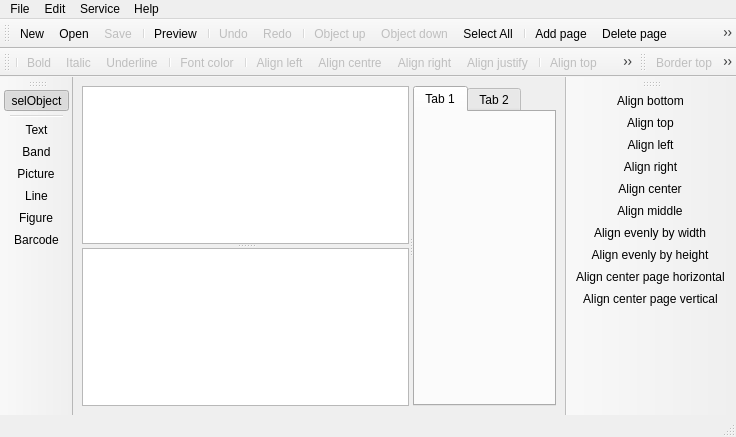
<?xml version="1.0" encoding="UTF-8"?>
<ui version="4.0">
 <class>QASRepDesigner</class>
 <widget class="QMainWindow" name="QASRepDesigner">
  <property name="geometry">
   <rect>
    <x>0</x>
    <y>0</y>
    <width>736</width>
    <height>437</height>
   </rect>
  </property>
  <property name="windowTitle">
   <string>Report Designer</string>
  </property>
  <property name="locale">
   <locale language="Russian" country="Ukraine"/>
  </property>
  <widget class="QWidget" name="centralwidget">
   <layout class="QGridLayout" name="gridLayout">
    <item row="0" column="0">
     <widget class="QSplitter" name="splitterGen">
      <property name="orientation">
       <enum>Qt::Horizontal</enum>
      </property>
      <widget class="QSplitter" name="splitter">
       <property name="maximumSize">
        <size>
         <width>16777215</width>
         <height>16777215</height>
        </size>
       </property>
       <property name="orientation">
        <enum>Qt::Vertical</enum>
       </property>
       <widget class="QTreeView" name="treeObjects">
        <property name="minimumSize">
         <size>
          <width>0</width>
          <height>0</height>
         </size>
        </property>
        <property name="editTriggers">
         <set>QAbstractItemView::NoEditTriggers</set>
        </property>
        <property name="selectionBehavior">
         <enum>QAbstractItemView::SelectItems</enum>
        </property>
        <property name="autoExpandDelay">
         <number>0</number>
        </property>
        <property name="itemsExpandable">
         <bool>true</bool>
        </property>
        <property name="expandsOnDoubleClick">
         <bool>false</bool>
        </property>
        <attribute name="headerVisible">
         <bool>false</bool>
        </attribute>
       </widget>
       <widget class="QTreeView" name="propView">
        <property name="focusPolicy">
         <enum>Qt::ClickFocus</enum>
        </property>
        <property name="editTriggers">
         <set>QAbstractItemView::CurrentChanged|QAbstractItemView::EditKeyPressed</set>
        </property>
        <property name="alternatingRowColors">
         <bool>true</bool>
        </property>
       </widget>
      </widget>
      <widget class="QTabWidget" name="tabWidget">
       <property name="cursor">
        <cursorShape>ArrowCursor</cursorShape>
       </property>
       <property name="currentIndex">
        <number>0</number>
       </property>
       <widget class="QWidget" name="tab">
        <attribute name="title">
         <string>Tab 1</string>
        </attribute>
       </widget>
       <widget class="QWidget" name="tab_2">
        <attribute name="title">
         <string>Tab 2</string>
        </attribute>
       </widget>
      </widget>
     </widget>
    </item>
   </layout>
  </widget>
  <widget class="QMenuBar" name="menubar">
   <property name="geometry">
    <rect>
     <x>0</x>
     <y>0</y>
     <width>736</width>
     <height>21</height>
    </rect>
   </property>
   <widget class="QMenu" name="menuFile">
    <property name="title">
     <string>File</string>
    </property>
    <addaction name="actionNew"/>
    <addaction name="actionOpen"/>
    <addaction name="actionSave"/>
    <addaction name="actionSave_as"/>
    <addaction name="separator"/>
    <addaction name="actionList_of_variables"/>
    <addaction name="actionReport_parametres"/>
    <addaction name="actionPage_parametres"/>
    <addaction name="actionPreview"/>
    <addaction name="separator"/>
    <addaction name="actionClose"/>
   </widget>
   <widget class="QMenu" name="menuEdit">
    <property name="title">
     <string>Edit</string>
    </property>
    <addaction name="actionUndo"/>
    <addaction name="actionRedo"/>
    <addaction name="separator"/>
    <addaction name="actionCut"/>
    <addaction name="actionCopy"/>
    <addaction name="actionPast"/>
    <addaction name="actionDelete"/>
    <addaction name="actionSelect_All"/>
    <addaction name="separator"/>
    <addaction name="actionAdd_page"/>
    <addaction name="actionDelete_page"/>
    <addaction name="separator"/>
    <addaction name="actionObject_up"/>
    <addaction name="actionObject_down"/>
   </widget>
   <widget class="QMenu" name="menuService">
    <property name="title">
     <string>Service</string>
    </property>
    <widget class="QMenu" name="menuPanels">
     <property name="title">
      <string>Panels</string>
     </property>
     <addaction name="actionStandart"/>
     <addaction name="actionText_2"/>
     <addaction name="actionBorders"/>
     <addaction name="actionObjects"/>
     <addaction name="actionAlignment"/>
    </widget>
    <addaction name="menuPanels"/>
    <addaction name="separator"/>
    <addaction name="actionSettings"/>
   </widget>
   <widget class="QMenu" name="menu">
    <property name="title">
     <string>Help</string>
    </property>
    <addaction name="actionHelp"/>
    <addaction name="separator"/>
    <addaction name="actionAbout"/>
   </widget>
   <addaction name="menuFile"/>
   <addaction name="menuEdit"/>
   <addaction name="menuService"/>
   <addaction name="menu"/>
  </widget>
  <widget class="QStatusBar" name="statusbar"/>
  <widget class="QToolBar" name="toolBarMain">
   <property name="windowTitle">
    <string>toolBar</string>
   </property>
   <attribute name="toolBarArea">
    <enum>TopToolBarArea</enum>
   </attribute>
   <attribute name="toolBarBreak">
    <bool>false</bool>
   </attribute>
   <addaction name="actionNew"/>
   <addaction name="actionOpen"/>
   <addaction name="actionSave"/>
   <addaction name="separator"/>
   <addaction name="actionPreview"/>
   <addaction name="separator"/>
   <addaction name="actionUndo"/>
   <addaction name="actionRedo"/>
   <addaction name="separator"/>
   <addaction name="actionObject_up"/>
   <addaction name="actionObject_down"/>
   <addaction name="actionSelect_All"/>
   <addaction name="separator"/>
   <addaction name="actionAdd_page"/>
   <addaction name="actionDelete_page"/>
   <addaction name="actionPage_parametres"/>
   <addaction name="separator"/>
   <addaction name="actionHelp"/>
   <addaction name="separator"/>
   <addaction name="actionSave_and_close"/>
  </widget>
  <widget class="QToolBar" name="toolBarControls">
   <property name="windowTitle">
    <string>toolBar_2</string>
   </property>
   <attribute name="toolBarArea">
    <enum>LeftToolBarArea</enum>
   </attribute>
   <attribute name="toolBarBreak">
    <bool>false</bool>
   </attribute>
   <addaction name="actionSelObject"/>
   <addaction name="separator"/>
   <addaction name="actionText"/>
   <addaction name="actionBand"/>
   <addaction name="actionPicture"/>
   <addaction name="actionLine"/>
   <addaction name="actionFigure"/>
   <addaction name="actionBarcode"/>
  </widget>
  <widget class="QToolBar" name="toolBarAlign">
   <property name="windowTitle">
    <string>toolBar_2</string>
   </property>
   <attribute name="toolBarArea">
    <enum>RightToolBarArea</enum>
   </attribute>
   <attribute name="toolBarBreak">
    <bool>false</bool>
   </attribute>
   <addaction name="actionAlign_bottom"/>
   <addaction name="actionAlign_top"/>
   <addaction name="actionAlign_left"/>
   <addaction name="actionAlign_right"/>
   <addaction name="actionAlign_center"/>
   <addaction name="actionAlign_middle"/>
   <addaction name="actionAlign_center_horizontal"/>
   <addaction name="actionAlign_center_vertical"/>
   <addaction name="actionAlign_center_page_horizontal"/>
   <addaction name="actionAlign_by_center_page_vertical"/>
  </widget>
  <widget class="QToolBar" name="toolBarFont">
   <property name="windowTitle">
    <string>toolBar_3</string>
   </property>
   <attribute name="toolBarArea">
    <enum>TopToolBarArea</enum>
   </attribute>
   <attribute name="toolBarBreak">
    <bool>true</bool>
   </attribute>
   <addaction name="separator"/>
   <addaction name="actionBold"/>
   <addaction name="actionItalic"/>
   <addaction name="actionUnderline"/>
   <addaction name="separator"/>
   <addaction name="actionFont_color"/>
   <addaction name="separator"/>
   <addaction name="actionAlign_left_2"/>
   <addaction name="actionAlign_centre"/>
   <addaction name="actionAlign_right_2"/>
   <addaction name="actionAlign_justify"/>
   <addaction name="separator"/>
   <addaction name="actionAlign_top_2"/>
   <addaction name="actionAlign_center_2"/>
   <addaction name="actionAlign_bottom_2"/>
   <addaction name="separator"/>
   <addaction name="actionVerttext"/>
  </widget>
  <widget class="QToolBar" name="toolBarBorder">
   <property name="windowTitle">
    <string>toolBar</string>
   </property>
   <attribute name="toolBarArea">
    <enum>TopToolBarArea</enum>
   </attribute>
   <attribute name="toolBarBreak">
    <bool>false</bool>
   </attribute>
   <addaction name="actionBorder_top"/>
   <addaction name="actionBorder_left"/>
   <addaction name="actionBorder_right"/>
   <addaction name="actionBorder_bottom"/>
   <addaction name="actionBorder_all"/>
   <addaction name="actionBorder_free"/>
   <addaction name="separator"/>
   <addaction name="actionBack_color"/>
   <addaction name="actionLine_color"/>
   <addaction name="actionStyle_line"/>
  </widget>
  <action name="actionNew">
   <property name="icon">
    <iconset resource="images.qrc">
     <normaloff>:/new/designer/images/new.png</normaloff>:/new/designer/images/new.png</iconset>
   </property>
   <property name="text">
    <string>New...</string>
   </property>
   <property name="shortcut">
    <string>Ctrl+N</string>
   </property>
  </action>
  <action name="actionOpen">
   <property name="icon">
    <iconset resource="images.qrc">
     <normaloff>:/new/designer/images/open.png</normaloff>:/new/designer/images/open.png</iconset>
   </property>
   <property name="text">
    <string>Open...</string>
   </property>
   <property name="shortcut">
    <string>Ctrl+O</string>
   </property>
  </action>
  <action name="actionSave">
   <property name="enabled">
    <bool>false</bool>
   </property>
   <property name="icon">
    <iconset resource="images.qrc">
     <normaloff>:/new/designer/images/save.png</normaloff>:/new/designer/images/save.png</iconset>
   </property>
   <property name="text">
    <string>Save</string>
   </property>
   <property name="shortcut">
    <string>Ctrl+S</string>
   </property>
  </action>
  <action name="actionSave_as">
   <property name="text">
    <string>Save as...</string>
   </property>
  </action>
  <action name="actionList_of_variables">
   <property name="text">
    <string>List of variables...</string>
   </property>
  </action>
  <action name="actionReport_parametres">
   <property name="text">
    <string>Report parametres...</string>
   </property>
   <property name="visible">
    <bool>false</bool>
   </property>
  </action>
  <action name="actionPage_parametres">
   <property name="icon">
    <iconset resource="images.qrc">
     <normaloff>:/new/designer/images/Page Setup.png</normaloff>:/new/designer/images/Page Setup.png</iconset>
   </property>
   <property name="text">
    <string>Pages  parametres...</string>
   </property>
  </action>
  <action name="actionPreview">
   <property name="icon">
    <iconset resource="images.qrc">
     <normaloff>:/new/designer/images/Print Preview.png</normaloff>:/new/designer/images/Print Preview.png</iconset>
   </property>
   <property name="text">
    <string>Preview...</string>
   </property>
   <property name="shortcut">
    <string>Ctrl+P</string>
   </property>
  </action>
  <action name="actionClose">
   <property name="text">
    <string>Close</string>
   </property>
  </action>
  <action name="actionUndo">
   <property name="enabled">
    <bool>false</bool>
   </property>
   <property name="icon">
    <iconset resource="images.qrc">
     <normaloff>:/new/designer/images/Undo.png</normaloff>:/new/designer/images/Undo.png</iconset>
   </property>
   <property name="text">
    <string>Undo</string>
   </property>
   <property name="shortcut">
    <string>Ctrl+Z</string>
   </property>
  </action>
  <action name="actionRedo">
   <property name="enabled">
    <bool>false</bool>
   </property>
   <property name="icon">
    <iconset resource="images.qrc">
     <normaloff>:/new/designer/images/Redo.png</normaloff>:/new/designer/images/Redo.png</iconset>
   </property>
   <property name="text">
    <string>Redo</string>
   </property>
   <property name="shortcut">
    <string>Ctrl+Y</string>
   </property>
  </action>
  <action name="actionCut">
   <property name="enabled">
    <bool>false</bool>
   </property>
   <property name="icon">
    <iconset resource="images.qrc">
     <normaloff>:/new/designer/images/CUT.png</normaloff>:/new/designer/images/CUT.png</iconset>
   </property>
   <property name="text">
    <string>Cut</string>
   </property>
   <property name="shortcut">
    <string>Ctrl+X</string>
   </property>
  </action>
  <action name="actionCopy">
   <property name="enabled">
    <bool>false</bool>
   </property>
   <property name="icon">
    <iconset resource="images.qrc">
     <normaloff>:/new/designer/images/COPY.png</normaloff>:/new/designer/images/COPY.png</iconset>
   </property>
   <property name="text">
    <string>Copy</string>
   </property>
   <property name="shortcut">
    <string>Ctrl+C</string>
   </property>
  </action>
  <action name="actionPast">
   <property name="icon">
    <iconset resource="images.qrc">
     <normaloff>:/new/designer/images/paste.png</normaloff>:/new/designer/images/paste.png</iconset>
   </property>
   <property name="text">
    <string>Past</string>
   </property>
   <property name="shortcut">
    <string>Ctrl+V</string>
   </property>
  </action>
  <action name="actionDelete">
   <property name="enabled">
    <bool>false</bool>
   </property>
   <property name="text">
    <string>Delete</string>
   </property>
   <property name="shortcut">
    <string>Del</string>
   </property>
  </action>
  <action name="actionSelect_All">
   <property name="icon">
    <iconset resource="images.qrc">
     <normaloff>:/new/designer/images/selectall.png</normaloff>:/new/designer/images/selectall.png</iconset>
   </property>
   <property name="text">
    <string>Select All</string>
   </property>
   <property name="shortcut">
    <string>Ctrl+A</string>
   </property>
  </action>
  <action name="actionAdd_page">
   <property name="icon">
    <iconset resource="images.qrc">
     <normaloff>:/new/designer/images/New page.png</normaloff>:/new/designer/images/New page.png</iconset>
   </property>
   <property name="text">
    <string>Add page</string>
   </property>
  </action>
  <action name="actionDelete_page">
   <property name="icon">
    <iconset resource="images.qrc">
     <normaloff>:/new/designer/images/del page.png</normaloff>:/new/designer/images/del page.png</iconset>
   </property>
   <property name="text">
    <string>Delete page</string>
   </property>
  </action>
  <action name="actionObject_up">
   <property name="enabled">
    <bool>false</bool>
   </property>
   <property name="icon">
    <iconset resource="images.qrc">
     <normaloff>:/new/designer/images/bringtofront.png</normaloff>:/new/designer/images/bringtofront.png</iconset>
   </property>
   <property name="text">
    <string>Object up</string>
   </property>
   <property name="toolTip">
    <string>Bring to front</string>
   </property>
  </action>
  <action name="actionObject_down">
   <property name="enabled">
    <bool>false</bool>
   </property>
   <property name="icon">
    <iconset resource="images.qrc">
     <normaloff>:/new/designer/images/bringtoback.png</normaloff>:/new/designer/images/bringtoback.png</iconset>
   </property>
   <property name="text">
    <string>Object down</string>
   </property>
   <property name="toolTip">
    <string>Bring to back</string>
   </property>
  </action>
  <action name="actionSettings">
   <property name="text">
    <string>Settings</string>
   </property>
  </action>
  <action name="actionHelp">
   <property name="icon">
    <iconset resource="images.qrc">
     <normaloff>:/new/designer/images/Help.png</normaloff>:/new/designer/images/Help.png</iconset>
   </property>
   <property name="text">
    <string>Help</string>
   </property>
   <property name="shortcut">
    <string>F1</string>
   </property>
  </action>
  <action name="actionAbout">
   <property name="text">
    <string>About</string>
   </property>
  </action>
  <action name="actionSave_and_close">
   <property name="icon">
    <iconset resource="images.qrc">
     <normaloff>:/new/designer/images/close.png</normaloff>:/new/designer/images/close.png</iconset>
   </property>
   <property name="text">
    <string>Save and close</string>
   </property>
   <property name="toolTip">
    <string>Save and close</string>
   </property>
  </action>
  <action name="actionText">
   <property name="checkable">
    <bool>true</bool>
   </property>
   <property name="checked">
    <bool>false</bool>
   </property>
   <property name="icon">
    <iconset resource="images.qrc">
     <normaloff>:/new/designer/images/text.png</normaloff>:/new/designer/images/text.png</iconset>
   </property>
   <property name="text">
    <string>Text</string>
   </property>
   <property name="toolTip">
    <string>Insert text</string>
   </property>
  </action>
  <action name="actionBand">
   <property name="checkable">
    <bool>true</bool>
   </property>
   <property name="icon">
    <iconset resource="images.qrc">
     <normaloff>:/new/designer/images/band.png</normaloff>:/new/designer/images/band.png</iconset>
   </property>
   <property name="text">
    <string>Band</string>
   </property>
   <property name="toolTip">
    <string>Insert band</string>
   </property>
  </action>
  <action name="actionPicture">
   <property name="checkable">
    <bool>true</bool>
   </property>
   <property name="icon">
    <iconset resource="images.qrc">
     <normaloff>:/new/designer/images/image.png</normaloff>:/new/designer/images/image.png</iconset>
   </property>
   <property name="text">
    <string>Picture</string>
   </property>
   <property name="toolTip">
    <string>Insert picture</string>
   </property>
  </action>
  <action name="actionLine">
   <property name="checkable">
    <bool>true</bool>
   </property>
   <property name="icon">
    <iconset resource="images.qrc">
     <normaloff>:/new/designer/images/Line.png</normaloff>:/new/designer/images/Line.png</iconset>
   </property>
   <property name="text">
    <string>Line</string>
   </property>
   <property name="toolTip">
    <string>Draw line</string>
   </property>
  </action>
  <action name="actionFigure">
   <property name="checkable">
    <bool>true</bool>
   </property>
   <property name="icon">
    <iconset resource="images.qrc">
     <normaloff>:/new/designer/images/figure.png</normaloff>:/new/designer/images/figure.png</iconset>
   </property>
   <property name="text">
    <string>Figure</string>
   </property>
   <property name="toolTip">
    <string>Draw figure</string>
   </property>
  </action>
  <action name="actionSelObject">
   <property name="checkable">
    <bool>true</bool>
   </property>
   <property name="checked">
    <bool>true</bool>
   </property>
   <property name="icon">
    <iconset resource="images.qrc">
     <normaloff>:/new/designer/images/cursor.png</normaloff>:/new/designer/images/cursor.png</iconset>
   </property>
   <property name="text">
    <string>selObject</string>
   </property>
   <property name="toolTip">
    <string>Select object</string>
   </property>
  </action>
  <action name="actionAlign_bottom">
   <property name="icon">
    <iconset resource="images.qrc">
     <normaloff>:/new/designer/images/shape_align_bottom.png</normaloff>:/new/designer/images/shape_align_bottom.png</iconset>
   </property>
   <property name="text">
    <string>Align bottom</string>
   </property>
  </action>
  <action name="actionAlign_top">
   <property name="icon">
    <iconset resource="images.qrc">
     <normaloff>:/new/designer/images/shape_align_top.png</normaloff>:/new/designer/images/shape_align_top.png</iconset>
   </property>
   <property name="text">
    <string>Align top</string>
   </property>
  </action>
  <action name="actionAlign_left">
   <property name="icon">
    <iconset resource="images.qrc">
     <normaloff>:/new/designer/images/shape_align_left.png</normaloff>:/new/designer/images/shape_align_left.png</iconset>
   </property>
   <property name="text">
    <string>Align left</string>
   </property>
  </action>
  <action name="actionAlign_right">
   <property name="icon">
    <iconset resource="images.qrc">
     <normaloff>:/new/designer/images/shape_align_right.png</normaloff>:/new/designer/images/shape_align_right.png</iconset>
   </property>
   <property name="text">
    <string>Align right</string>
   </property>
  </action>
  <action name="actionAlign_center">
   <property name="icon">
    <iconset resource="images.qrc">
     <normaloff>:/new/designer/images/shape_align_center.png</normaloff>:/new/designer/images/shape_align_center.png</iconset>
   </property>
   <property name="text">
    <string>Align center</string>
   </property>
  </action>
  <action name="actionAlign_middle">
   <property name="icon">
    <iconset resource="images.qrc">
     <normaloff>:/new/designer/images/shape_align_middle.png</normaloff>:/new/designer/images/shape_align_middle.png</iconset>
   </property>
   <property name="text">
    <string>Align middle</string>
   </property>
  </action>
  <action name="actionAlign_center_horizontal">
   <property name="icon">
    <iconset resource="images.qrc">
     <normaloff>:/new/designer/images/shape_align_hor_same.png</normaloff>:/new/designer/images/shape_align_hor_same.png</iconset>
   </property>
   <property name="text">
    <string>Align evenly by width</string>
   </property>
  </action>
  <action name="actionAlign_center_vertical">
   <property name="icon">
    <iconset resource="images.qrc">
     <normaloff>:/new/designer/images/shape_align_ver_same.png</normaloff>:/new/designer/images/shape_align_ver_same.png</iconset>
   </property>
   <property name="text">
    <string>Align evenly by height</string>
   </property>
  </action>
  <action name="actionAlign_center_page_horizontal">
   <property name="icon">
    <iconset resource="images.qrc">
     <normaloff>:/new/designer/images/shape_align_center_page_hor.png</normaloff>:/new/designer/images/shape_align_center_page_hor.png</iconset>
   </property>
   <property name="text">
    <string>Align center page horizontal</string>
   </property>
  </action>
  <action name="actionAlign_by_center_page_vertical">
   <property name="icon">
    <iconset resource="images.qrc">
     <normaloff>:/new/designer/images/shape_align_center_page_ver.png</normaloff>:/new/designer/images/shape_align_center_page_ver.png</iconset>
   </property>
   <property name="text">
    <string>Align center page vertical</string>
   </property>
  </action>
  <action name="actionBold">
   <property name="checkable">
    <bool>true</bool>
   </property>
   <property name="enabled">
    <bool>false</bool>
   </property>
   <property name="icon">
    <iconset resource="images.qrc">
     <normaloff>:/new/designer/images/bold.png</normaloff>:/new/designer/images/bold.png</iconset>
   </property>
   <property name="text">
    <string>Bold</string>
   </property>
   <property name="toolTip">
    <string>Bold</string>
   </property>
  </action>
  <action name="actionItalic">
   <property name="checkable">
    <bool>true</bool>
   </property>
   <property name="enabled">
    <bool>false</bool>
   </property>
   <property name="icon">
    <iconset resource="images.qrc">
     <normaloff>:/new/designer/images/Italic.png</normaloff>:/new/designer/images/Italic.png</iconset>
   </property>
   <property name="text">
    <string>Italic</string>
   </property>
   <property name="toolTip">
    <string>Italic</string>
   </property>
  </action>
  <action name="actionUnderline">
   <property name="checkable">
    <bool>true</bool>
   </property>
   <property name="enabled">
    <bool>false</bool>
   </property>
   <property name="icon">
    <iconset resource="images.qrc">
     <normaloff>:/new/designer/images/underline.png</normaloff>:/new/designer/images/underline.png</iconset>
   </property>
   <property name="text">
    <string>Underline</string>
   </property>
   <property name="toolTip">
    <string>Underline</string>
   </property>
  </action>
  <action name="actionFont_color">
   <property name="enabled">
    <bool>false</bool>
   </property>
   <property name="icon">
    <iconset resource="images.qrc">
     <normaloff>:/new/designer/images/Text color.png</normaloff>:/new/designer/images/Text color.png</iconset>
   </property>
   <property name="text">
    <string>Font color</string>
   </property>
   <property name="toolTip">
    <string>Font color</string>
   </property>
  </action>
  <action name="actionAlign_left_2">
   <property name="checkable">
    <bool>true</bool>
   </property>
   <property name="enabled">
    <bool>false</bool>
   </property>
   <property name="icon">
    <iconset resource="images.qrc">
     <normaloff>:/new/designer/images/alignH_left.png</normaloff>:/new/designer/images/alignH_left.png</iconset>
   </property>
   <property name="text">
    <string>Align left</string>
   </property>
   <property name="toolTip">
    <string>Align left</string>
   </property>
  </action>
  <action name="actionAlign_centre">
   <property name="checkable">
    <bool>true</bool>
   </property>
   <property name="enabled">
    <bool>false</bool>
   </property>
   <property name="icon">
    <iconset resource="images.qrc">
     <normaloff>:/new/designer/images/alignH_centre.png</normaloff>:/new/designer/images/alignH_centre.png</iconset>
   </property>
   <property name="text">
    <string>Align centre</string>
   </property>
   <property name="toolTip">
    <string>Align centre</string>
   </property>
  </action>
  <action name="actionAlign_right_2">
   <property name="checkable">
    <bool>true</bool>
   </property>
   <property name="enabled">
    <bool>false</bool>
   </property>
   <property name="icon">
    <iconset resource="images.qrc">
     <normaloff>:/new/designer/images/alignH_right.png</normaloff>:/new/designer/images/alignH_right.png</iconset>
   </property>
   <property name="text">
    <string>Align right</string>
   </property>
   <property name="toolTip">
    <string>Align right</string>
   </property>
  </action>
  <action name="actionAlign_justify">
   <property name="checkable">
    <bool>true</bool>
   </property>
   <property name="enabled">
    <bool>false</bool>
   </property>
   <property name="icon">
    <iconset resource="images.qrc">
     <normaloff>:/new/designer/images/alignH_justify.png</normaloff>:/new/designer/images/alignH_justify.png</iconset>
   </property>
   <property name="text">
    <string>Align justify</string>
   </property>
   <property name="toolTip">
    <string>Align justify</string>
   </property>
  </action>
  <action name="actionAlign_top_2">
   <property name="checkable">
    <bool>true</bool>
   </property>
   <property name="enabled">
    <bool>false</bool>
   </property>
   <property name="icon">
    <iconset resource="images.qrc">
     <normaloff>:/new/designer/images/align top.png</normaloff>:/new/designer/images/align top.png</iconset>
   </property>
   <property name="text">
    <string>Align top</string>
   </property>
   <property name="toolTip">
    <string>Align top</string>
   </property>
  </action>
  <action name="actionAlign_bottom_2">
   <property name="checkable">
    <bool>true</bool>
   </property>
   <property name="enabled">
    <bool>false</bool>
   </property>
   <property name="icon">
    <iconset resource="images.qrc">
     <normaloff>:/new/designer/images/align bottom.png</normaloff>:/new/designer/images/align bottom.png</iconset>
   </property>
   <property name="text">
    <string>Align bottom</string>
   </property>
   <property name="toolTip">
    <string>Align bottom</string>
   </property>
  </action>
  <action name="actionAlign_center_2">
   <property name="checkable">
    <bool>true</bool>
   </property>
   <property name="enabled">
    <bool>false</bool>
   </property>
   <property name="icon">
    <iconset resource="images.qrc">
     <normaloff>:/new/designer/images/align centr.png</normaloff>:/new/designer/images/align centr.png</iconset>
   </property>
   <property name="text">
    <string>Align center</string>
   </property>
  </action>
  <action name="actionBack_color">
   <property name="enabled">
    <bool>false</bool>
   </property>
   <property name="icon">
    <iconset resource="images.qrc">
     <normaloff>:/new/designer/images/back color.png</normaloff>:/new/designer/images/back color.png</iconset>
   </property>
   <property name="text">
    <string>Back color</string>
   </property>
   <property name="toolTip">
    <string>Back color</string>
   </property>
  </action>
  <action name="actionLine_color">
   <property name="enabled">
    <bool>false</bool>
   </property>
   <property name="icon">
    <iconset resource="images.qrc">
     <normaloff>:/new/designer/images/pen color.png</normaloff>:/new/designer/images/pen color.png</iconset>
   </property>
   <property name="text">
    <string>Line color</string>
   </property>
   <property name="toolTip">
    <string>Line color</string>
   </property>
  </action>
  <action name="actionStyle_line">
   <property name="enabled">
    <bool>false</bool>
   </property>
   <property name="icon">
    <iconset resource="images.qrc">
     <normaloff>:/new/designer/images/style line.png</normaloff>:/new/designer/images/style line.png</iconset>
   </property>
   <property name="text">
    <string>Style line</string>
   </property>
   <property name="toolTip">
    <string>Style line</string>
   </property>
  </action>
  <action name="actionBorder_top">
   <property name="checkable">
    <bool>true</bool>
   </property>
   <property name="enabled">
    <bool>false</bool>
   </property>
   <property name="icon">
    <iconset resource="images.qrc">
     <normaloff>:/new/designer/images/border top.png</normaloff>:/new/designer/images/border top.png</iconset>
   </property>
   <property name="text">
    <string>Border top</string>
   </property>
   <property name="toolTip">
    <string>Border top</string>
   </property>
  </action>
  <action name="actionBorder_left">
   <property name="checkable">
    <bool>true</bool>
   </property>
   <property name="enabled">
    <bool>false</bool>
   </property>
   <property name="icon">
    <iconset resource="images.qrc">
     <normaloff>:/new/designer/images/border left.png</normaloff>:/new/designer/images/border left.png</iconset>
   </property>
   <property name="text">
    <string>Border left</string>
   </property>
   <property name="toolTip">
    <string>Border left</string>
   </property>
  </action>
  <action name="actionBorder_right">
   <property name="checkable">
    <bool>true</bool>
   </property>
   <property name="enabled">
    <bool>false</bool>
   </property>
   <property name="icon">
    <iconset resource="images.qrc">
     <normaloff>:/new/designer/images/border right.png</normaloff>:/new/designer/images/border right.png</iconset>
   </property>
   <property name="text">
    <string>Border right</string>
   </property>
   <property name="toolTip">
    <string>Border right</string>
   </property>
  </action>
  <action name="actionBorder_bottom">
   <property name="checkable">
    <bool>true</bool>
   </property>
   <property name="enabled">
    <bool>false</bool>
   </property>
   <property name="icon">
    <iconset resource="images.qrc">
     <normaloff>:/new/designer/images/border bottom.png</normaloff>:/new/designer/images/border bottom.png</iconset>
   </property>
   <property name="text">
    <string>Border bottom</string>
   </property>
   <property name="toolTip">
    <string>Border bottom</string>
   </property>
  </action>
  <action name="actionBorder_free">
   <property name="checkable">
    <bool>false</bool>
   </property>
   <property name="enabled">
    <bool>false</bool>
   </property>
   <property name="icon">
    <iconset resource="images.qrc">
     <normaloff>:/new/designer/images/border free.png</normaloff>:/new/designer/images/border free.png</iconset>
   </property>
   <property name="text">
    <string>Without border</string>
   </property>
   <property name="toolTip">
    <string>Border free</string>
   </property>
  </action>
  <action name="actionBorder_all">
   <property name="checkable">
    <bool>false</bool>
   </property>
   <property name="enabled">
    <bool>false</bool>
   </property>
   <property name="icon">
    <iconset resource="images.qrc">
     <normaloff>:/new/designer/images/border all.png</normaloff>:/new/designer/images/border all.png</iconset>
   </property>
   <property name="text">
    <string>All borders</string>
   </property>
   <property name="toolTip">
    <string>Border all</string>
   </property>
  </action>
  <action name="actionEditor">
   <property name="enabled">
    <bool>false</bool>
   </property>
   <property name="text">
    <string>Editor...</string>
   </property>
   <property name="toolTip">
    <string>Editor...</string>
   </property>
  </action>
  <action name="actionFormat_variable">
   <property name="text">
    <string>Format variable...</string>
   </property>
   <property name="toolTip">
    <string>Format variable...</string>
   </property>
   <property name="visible">
    <bool>false</bool>
   </property>
  </action>
  <action name="actionFont">
   <property name="text">
    <string>Font...</string>
   </property>
   <property name="toolTip">
    <string>Font...</string>
   </property>
   <property name="visible">
    <bool>false</bool>
   </property>
  </action>
  <action name="actionWord_wrap">
   <property name="checkable">
    <bool>true</bool>
   </property>
   <property name="text">
    <string>Word wrap</string>
   </property>
   <property name="toolTip">
    <string>Word wrap</string>
   </property>
   <property name="visible">
    <bool>false</bool>
   </property>
  </action>
  <action name="actionStretchable">
   <property name="checkable">
    <bool>true</bool>
   </property>
   <property name="text">
    <string>Stretchable</string>
   </property>
   <property name="toolTip">
    <string>Stretchable</string>
   </property>
   <property name="visible">
    <bool>false</bool>
   </property>
  </action>
  <action name="actionVerttext">
   <property name="checkable">
    <bool>true</bool>
   </property>
   <property name="enabled">
    <bool>false</bool>
   </property>
   <property name="icon">
    <iconset resource="images.qrc">
     <normaloff>:/new/designer/images/verttext.png</normaloff>:/new/designer/images/verttext.png</iconset>
   </property>
   <property name="text">
    <string>verttext</string>
   </property>
   <property name="toolTip">
    <string>Text vertical</string>
   </property>
  </action>
  <action name="actionBarcode">
   <property name="checkable">
    <bool>true</bool>
   </property>
   <property name="icon">
    <iconset resource="images.qrc">
     <normaloff>:/new/designer/images/barcode.png</normaloff>:/new/designer/images/barcode.png</iconset>
   </property>
   <property name="text">
    <string>Barcode</string>
   </property>
   <property name="toolTip">
    <string>Barcode</string>
   </property>
  </action>
  <action name="actionStandart">
   <property name="checkable">
    <bool>true</bool>
   </property>
   <property name="checked">
    <bool>true</bool>
   </property>
   <property name="text">
    <string>Standart</string>
   </property>
   <property name="toolTip">
    <string>Standart</string>
   </property>
  </action>
  <action name="actionText_2">
   <property name="checkable">
    <bool>true</bool>
   </property>
   <property name="checked">
    <bool>true</bool>
   </property>
   <property name="text">
    <string>Text</string>
   </property>
   <property name="toolTip">
    <string>Text</string>
   </property>
  </action>
  <action name="actionBorders">
   <property name="checkable">
    <bool>true</bool>
   </property>
   <property name="checked">
    <bool>true</bool>
   </property>
   <property name="text">
    <string>Borders</string>
   </property>
   <property name="toolTip">
    <string>Borders</string>
   </property>
  </action>
  <action name="actionObjects">
   <property name="checkable">
    <bool>true</bool>
   </property>
   <property name="checked">
    <bool>true</bool>
   </property>
   <property name="text">
    <string>Objects</string>
   </property>
   <property name="toolTip">
    <string>Objects</string>
   </property>
  </action>
  <action name="actionAlignment">
   <property name="checkable">
    <bool>true</bool>
   </property>
   <property name="checked">
    <bool>true</bool>
   </property>
   <property name="text">
    <string>Alignment</string>
   </property>
   <property name="toolTip">
    <string>Alignment</string>
   </property>
  </action>
 </widget>
 <resources>
  <include location="images.qrc"/>
 </resources>
 <connections/>
</ui>
